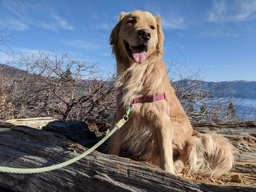
#> input picture Images/Maddie.jpg, 256 x 192 px, shrunk from 577 x 433 before the run, found by its file name; its folder holds only this picture in this run
$ python pixelator.py
#> lines starting #> are read from the running program, lines starting #| are printed output that depends on the picture
### simpleimage.py
#!/usr/bin/env python3

"""
Stanford CS106AP SimpleImage

Written by Nick Parlante, Sonja Johnson-Yu, and Nick Bowman.
 -7/2019  version, has file reading, pix, foreach, hidden get/setpix

SimpleImage Features:
Create image:
  image = SimpleImage.blank(400, 200)   # create new image of size
  image = SimpleImage('foo.jpg')        # create from file

Access size
  image.width, image.height

Get pixel at x,y
  pix = image.get_pixel(x, y)
  # pix is RGB tuple like (100, 200, 0)

Set pixel at x,y
  image.set_pixel(x, y, pix)   # set data by tuple also

Get Pixel object at x,y
  pixel = image.get_pixel(x, y)
  pixel.red = 0
  pixel.blue = 255

Show image on screen
  image.show()

The main() function below demonstrates the above functions as a test.
"""

import sys
# If the following line fails, "Pillow" needs to be installed
from PIL import Image


def clamp(num):
    """
    Return a "clamped" version of the given num,
    converted to be an int limited to the range 0..255 for 1 byte.
    """
    num = int(num)
    if num < 0:
        return 0
    if num >= 256:
        return 255
    return num


class Pixel(object):
    """
    A pixel at an x,y in a SimpleImage.
    Supports set/get .red .green .blue
    and get .x .y
    """
    def __init__(self, image, x, y):
        self.image = image
        self._x = x
        self._y = y

    def __str__(self):
        return 'r:' + str(self.red) + ' g:' + str(self.green) + ' b:' + str(self.blue)

    # Pillow image stores each pixel color as a (red, green, blue) tuple.
    # So the functions below have to unpack/repack the tuple to change anything.

    @property
    def red(self):
        return self.image.px[self._x, self._y][0]

    @red.setter
    def red(self, value):
        rgb = self.image.px[self._x, self._y]
        self.image.px[self._x, self._y] = (clamp(value), rgb[1], rgb[2])

    @property
    def green(self):
        return self.image.px[self._x, self._y][1]

    @green.setter
    def green(self, value):
        rgb = self.image.px[self._x, self._y]
        self.image.px[self._x, self._y] = (rgb[0], clamp(value), rgb[2])

    @property
    def blue(self):
        return self.image.px[self._x, self._y][2]

    @blue.setter
    def blue(self, value):
        rgb = self.image.px[self._x, self._y]
        self.image.px[self._x, self._y] = (rgb[0], rgb[1], clamp(value))

    @property
    def x(self):
        return self._x

    @property
    def y(self):
        return self._y


# color tuples for background color names 'red' 'white' etc.
BACK_COLORS = {
    'white': (255, 255, 255),
    'black': (0, 0, 0),
    'red': (255, 0, 0),
    'green': (0, 255, 0),
    'blue': (0, 0, 255),
}


class SimpleImage(object):
    def __init__(self, filename, width=0, height=0, back_color=None):
        """
        Create a new image. This case works: SimpleImage('foo.jpg')
        To create a blank image use SimpleImage.blank(500, 300)
        The other parameters here are for internal/experimental use.
        """
        # Create pil_image either from file, or making blank
        if filename:
            self.pil_image = Image.open(filename).convert("RGB")
            if self.pil_image.mode != 'RGB':
                raise Exception('Image file is not RGB')
            self._filename = filename  # hold onto
        else:
            if not back_color:
                back_color = 'white'
            color_tuple = BACK_COLORS[back_color]
            if width == 0 or height == 0:
                raise Exception('Creating blank image requires width/height but got {} {}'
                                .format(width, height))
            self.pil_image = Image.new('RGB', (width, height), color_tuple)
        self.px = self.pil_image.load()
        size = self.pil_image.size
        self._width = size[0]
        self._height = size[1]
        self.curr_x = 0
        self.curr_y = 0

    def __iter__(self):
        return self

    def __next__(self):
        if self.curr_x < self.width and self.curr_y < self.height:
            x = self.curr_x
            y = self.curr_y
            self.increment_curr_counters()
            return Pixel(self, x, y)
        else:
            self.curr_x = 0
            self.curr_y = 0
            raise StopIteration()

    def increment_curr_counters(self):
        self.curr_x += 1
        if self.curr_x == self.width:
            self.curr_x = 0
            self.curr_y += 1

    @classmethod
    def blank(cls, width, height, back_color=None):
        """Create a new blank image of the given width and height, optional back_color."""
        return SimpleImage('', width, height, back_color=back_color)

    # [4 lines left out: function file, not called in this run]

    @property
    def width(self):
        """Width of image in pixels."""
        return self._width

    @property
    def height(self):
        """Height of image in pixels."""
        return self._height

    def get_pixel(self, x, y):
        """
        Returns a Pixel at the given x,y, suitable for getting/setting
        .red .green .blue values.
        """
        if x < 0 or x >= self._width or y < 0 or y >= self.height:
            e = Exception('get_pixel bad coordinate x %d y %d (vs. image width %d height %d)' %
                          (x, y, self._width, self.height))
            raise e
        return Pixel(self, x, y)

    def set_pixel(self, x, y, pixel):
        if x < 0 or x >= self._width or y < 0 or y >= self.height:
            e = Exception('set_pixel bad coordinate x %d y %d (vs. image width %d height %d)' %
                          (x, y, self._width, self.height))
            raise e
        self.px[x, y] = (pixel.red, pixel.green, pixel.blue)

    # [7 lines left out: function set_rgb, not called in this run]

    def _get_pix_(self, x, y):
        """Get pix RGB tuple (200, 100, 50) for the given x,y."""
        return self.px[x, y]

    def _set_pix_(self, x, y, pix):
        """Set the given pix RGB tuple into the image at the given x,y."""
        self.px[x, y] = pix

    def show(self):
        """Displays the image using an external utility."""
        self.pil_image.show()

    # [39 lines left out: functions make_as_big_as, main, not called in this run]


# [2 lines that do not run on import are left out]

### pixelator.py
"""
Program that takes in an image and shows a pixelated copy
1. Get image to pixelate
2. Determine what size grids to use (9x9, 4x4, etc)
3. Create new image of the appropriate size
4. For each grid, determine average color
5. For each grid color, write color to pixel on new image
6. Return image and new image
"""

from simpleimage import SimpleImage


def main():
    filename = input("Give me a filename ")
#> the answer given: Images/Maddie.jpg
    while True:
        try:
            image = SimpleImage(f'images/{filename}')
            break
        except FileNotFoundError:
            filename = input("Give me a filename again ")
#> this loop made 1 pass
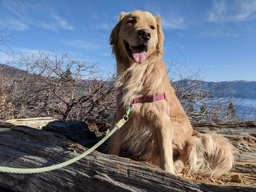
#> input picture Images/Maddie.jpg, 256 x 192 px, shrunk from 577 x 433 before the run, found by its file name

    grid_size = grid(image)  # call function to determine grid size to use
    pixel_image = pixelate(image, grid_size)  # call function that pixelates image
    downscale_image = downscale(image)
    image.show()
    downscale_image.show()


def grid(image):
    # need to work on this function to determine if the grid sizes will fit the image dimensions
    # if image.width and image.height % 9 == 0:
    return 9


def pixelate(image, size):
    image_copy = SimpleImage.blank(image.width // size, image.height // size)
#> in __init__ (call 2), `self.pil_image = Image.new('RGB', (width, height), color_tuple)`: self.pil_image: PIL image 28x21 RGB; every value is 255
    """
    use some get function that takes the pixel location and
    returns the first grid? so for pixel 0,0 returns 0-9, 0-9?

    what if you had a counter that was set to width // 9 and another for height // 9 and then each
    iteration you decreased the counter in a while loop so that when it hit zero you would know that
    the grid sections were done?
    """
    for new_pixel in image_copy:
        x = new_pixel.x  # turn x and y into ranges?
        y = new_pixel.y
        old_pixel = image.get_pixel(x, y)  # or use get_pixel to get a range of pixels? nested loop?

        """
        for i in range(image.height // 9):
            for j in range(9)
        """
        # write the color using the average function
    return image_copy


def average(image, size):
    return 10
    # function that takes grid area of original image and returns the average color for that grid


def downscale(image):
    """
    Function that takes an image and for each pixel returns a new pixel that contains one of eight
    primary colors.
    :param image: original image
    :return: copy of image pixelated
    """
    downscaled_copy = SimpleImage.blank(image.width, image.height)
#> in __init__ (call 3), `self.pil_image = Image.new('RGB', (width, height), color_tuple)`: self.pil_image: PIL image 256x192 RGB; every value is 255
    for new_pixel in downscaled_copy:
        x = new_pixel.x
        y = new_pixel.y
        old_pixel = image.get_pixel(x, y)

        color_red = str((old_pixel.red // 128))
        color_green = str((old_pixel.green // 128))
        color_blue = str((old_pixel.blue // 128))
        color_key = color_red + color_blue + color_green

        color = color_picker(color_key)

        new_pixel.red = color[0]
        new_pixel.green = color[1]
        new_pixel.blue = color[2]

        downscaled_copy.set_pixel(x, y, new_pixel)
    return downscaled_copy


def color_picker(pixel):
    """
    Function that takes in a string of 3-bit rgb values and compares to a dict returning
    the rgb value to be used for that pixel using a palette of 8 colors.
    :param pixel: string of 3-bit values
    :return: pixel with rgb values
    """
    colors = {'000': [0, 0, 0],
              '001': [0, 0, 255],
              '010': [0, 255, 0],
              '100': [255, 0, 0],
              '011': [0, 255, 255],
              '110': [255, 255, 0],
              '101': [255, 0, 255],
              '111': [255, 255, 255]}
    color_value = colors.get(pixel)
    return color_value


if __name__ == '__main__':
    main()
#> in show, self.pil_image is the input picture: PIL image 256x192 RGB; mean R, G, B 110.5, 116, 128.4
#> in show (call 2), `self.pil_image.show()`:
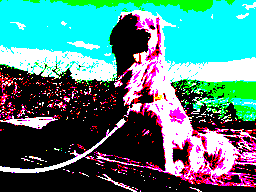
#> shown: PIL image 256x192 RGB; mean R, G, B 78.7, 130, 127.8

$ run again, on Images/Seattle.jpg
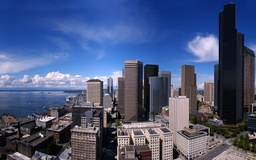
#> input picture Images/Seattle.jpg, 256 x 160 px, shrunk from 2560 x 1600 before the run, found by its file name
#> the loop in main, `while True:` made 1 pass
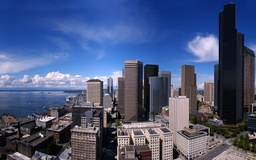
#> input picture Images/Seattle.jpg, 256 x 160 px, shrunk from 2560 x 1600 before the run, found by its file name
#> self.pil_image: PIL image 28x17 RGB; every value is 255
#> self.pil_image: PIL image 256x160 RGB; every value is 255
#> in show, self.pil_image is the input picture: PIL image 256x160 RGB; mean R, G, B 74.4, 87.9, 124.7
#> in show (call 2), `self.pil_image.show()`:
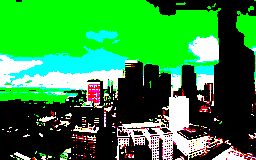
#> shown: PIL image 256x160 RGB; mean R, G, B 46.4, 138.2, 58.9

$ run again, on Images/dog.png
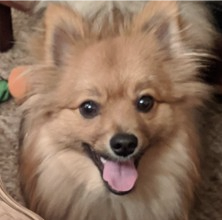
#> input picture Images/dog.png, 222 x 220 px, found by its file name
#> the loop in main, `while True:` made 1 pass
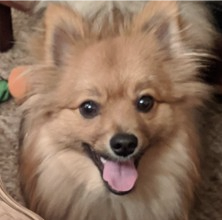
#> input picture Images/dog.png, 222 x 220 px, found by its file name
#> in show (call 2), `self.pil_image.show()`:
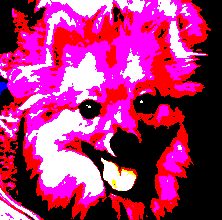
#> shown: PIL image 222x220 RGB; mean R, G, B 168.3, 47.1, 113.2

$ run again, on Images/landscape.jpg
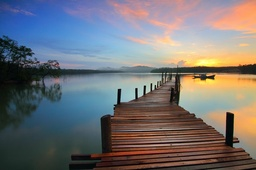
#> input picture Images/landscape.jpg, 256 x 170 px, shrunk from 640 x 426 before the run, found by its file name
#> the loop in main, `while True:` made 1 pass
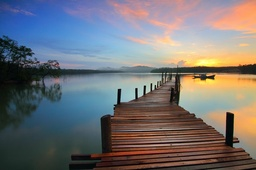
#> input picture Images/landscape.jpg, 256 x 170 px, shrunk from 640 x 426 before the run, found by its file name
#> self.pil_image: PIL image 28x18 RGB; every value is 255
#> self.pil_image: PIL image 256x170 RGB; every value is 255
#> in show, self.pil_image is the input picture: PIL image 256x170 RGB; mean R, G, B 115.9, 114.7, 117
#> in show (call 2), `self.pil_image.show()`:
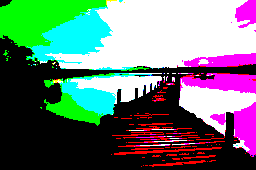
#> shown: PIL image 256x170 RGB; mean R, G, B 105.1, 123, 117.5
